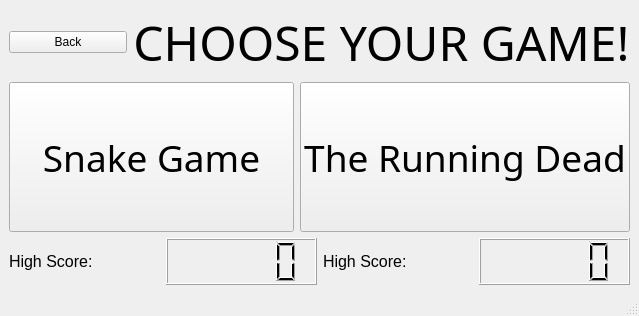
<?xml version="1.0" encoding="UTF-8"?>
<ui version="4.0">
 <class>MainWindow</class>
 <widget class="QMainWindow" name="MainWindow">
  <property name="geometry">
   <rect>
    <x>0</x>
    <y>0</y>
    <width>639</width>
    <height>316</height>
   </rect>
  </property>
  <property name="windowTitle">
   <string>MainWindow</string>
  </property>
  <widget class="QWidget" name="centralwidget">
   <layout class="QGridLayout" name="gridLayout_2">
    <item row="1" column="0">
     <layout class="QGridLayout" name="gridLayout">
      <item row="0" column="1">
       <layout class="QGridLayout" name="gridLayout_3">
        <item row="0" column="1">
         <widget class="QLabel" name="label">
          <property name="font">
           <font>
            <family>Candara</family>
            <pointsize>36</pointsize>
            <weight>50</weight>
            <bold>false</bold>
           </font>
          </property>
          <property name="text">
           <string>CHOOSE YOUR GAME!</string>
          </property>
          <property name="alignment">
           <set>Qt::AlignCenter</set>
          </property>
         </widget>
        </item>
       </layout>
      </item>
      <item row="0" column="0">
       <widget class="QPushButton" name="back_btn">
        <property name="text">
         <string>Back</string>
        </property>
       </widget>
      </item>
     </layout>
    </item>
    <item row="3" column="0">
     <layout class="QGridLayout" name="gridLayout_8">
      <property name="sizeConstraint">
       <enum>QLayout::SetNoConstraint</enum>
      </property>
      <property name="verticalSpacing">
       <number>2</number>
      </property>
      <item row="0" column="0">
       <widget class="QLabel" name="label_2">
        <property name="font">
         <font>
          <pointsize>12</pointsize>
         </font>
        </property>
        <property name="text">
         <string>High Score:</string>
        </property>
       </widget>
      </item>
      <item row="0" column="1">
       <widget class="QLCDNumber" name="snake_scorelcd"/>
      </item>
      <item row="0" column="3">
       <widget class="QLCDNumber" name="zombie_scorelcd"/>
      </item>
      <item row="0" column="2">
       <widget class="QLabel" name="label_3">
        <property name="font">
         <font>
          <pointsize>12</pointsize>
         </font>
        </property>
        <property name="text">
         <string>High Score:</string>
        </property>
       </widget>
      </item>
     </layout>
    </item>
    <item row="2" column="0">
     <layout class="QGridLayout" name="gridLayout_4">
      <item row="0" column="0">
       <widget class="QPushButton" name="snake_btn">
        <property name="minimumSize">
         <size>
          <width>0</width>
          <height>150</height>
         </size>
        </property>
        <property name="font">
         <font>
          <family>Roman</family>
          <pointsize>28</pointsize>
         </font>
        </property>
        <property name="text">
         <string>Snake Game</string>
        </property>
       </widget>
      </item>
      <item row="0" column="1">
       <widget class="QPushButton" name="zombie_btn">
        <property name="minimumSize">
         <size>
          <width>0</width>
          <height>150</height>
         </size>
        </property>
        <property name="font">
         <font>
          <family>Roman</family>
          <pointsize>28</pointsize>
         </font>
        </property>
        <property name="text">
         <string>The Running Dead</string>
        </property>
       </widget>
      </item>
     </layout>
    </item>
   </layout>
  </widget>
  <widget class="QMenuBar" name="menubar">
   <property name="geometry">
    <rect>
     <x>0</x>
     <y>0</y>
     <width>639</width>
     <height>21</height>
    </rect>
   </property>
  </widget>
  <widget class="QStatusBar" name="statusbar"/>
 </widget>
 <resources/>
 <connections/>
</ui>
